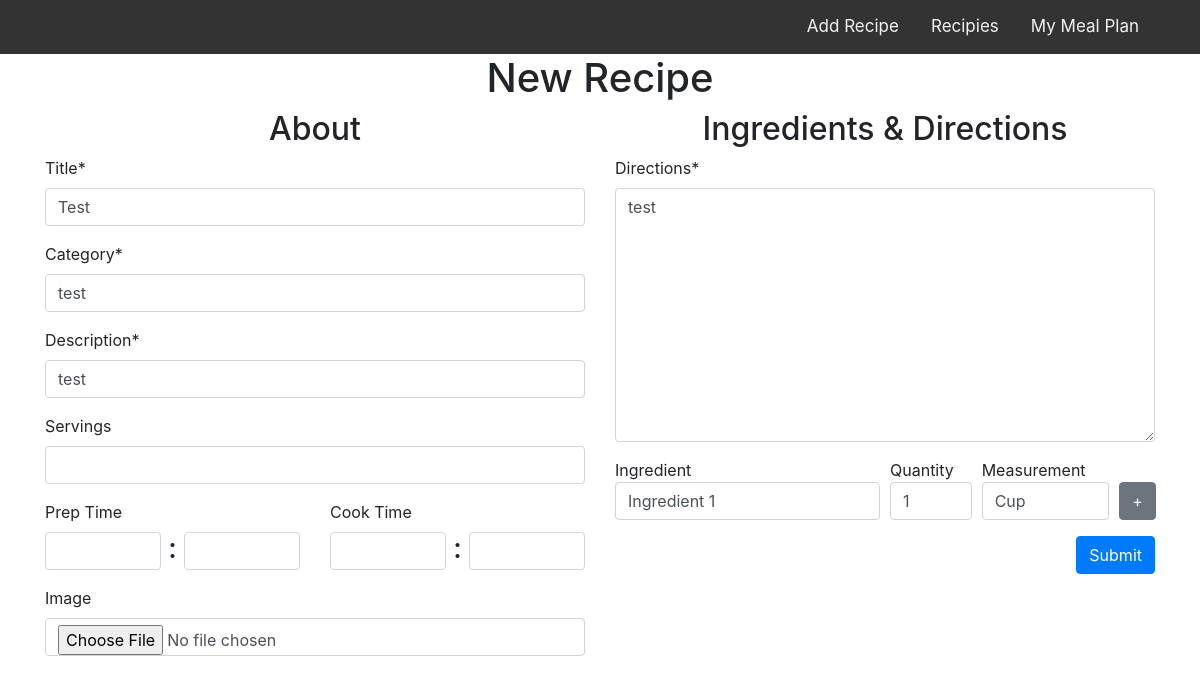
The app's page /recipe/21/update with its own data.
### meals/models.py (models this page shows)
class Recipes(models.Model):
    title = models.CharField(max_length=255)
    author = models.ForeignKey(User, on_delete=models.DO_NOTHING)
    url = models.URLField(blank=True, null=True)
    category = models.CharField(max_length=255)
    description = models.CharField(max_length=255)
    directions = models.TextField()
    prep_time_hr = models.IntegerField(blank=True, null=True)
    prep_time_min = models.IntegerField(blank=True, null=True)
    cook_time_hr = models.IntegerField(blank=True, null=True)
    cook_time_min = models.IntegerField(blank=True, null=True)
    total_time = models.IntegerField(blank=True, null=True)
    servings = models.CharField(max_length=255,blank=True, null=True)
    image = models.ImageField(upload_to='recipe_photos', null=True, blank=True)
    image_url = models.URLField(blank=True, null=True)

### meals/views.py (the view, shortened to what this page needs)
# urls.py: path('recipe/<int:pk>/update', views.RecipeUpdate.as_view(), name='recipe-update'),
class RecipeUpdate(View):
    def get(self, request, pk):
        recipe = get_object_or_404(Recipes, pk=pk)
        form = RecipeForm(instance=recipe)
        ingredients = RecipeIngredients.objects.filter(recipe=pk)
        IngredientFormSet = formset_factory(RecipeIngredientsForm, extra=0)
        formset = IngredientFormSet(initial=[{'ingredient': ingredient.ingredient.ingredient, 'quantity': ingredient.quantity.quantity ,'measurement': ingredient.measurement.measurement} for ingredient in ingredients])
        context = {'form': form, 'formset': formset}
        return render(request, 'meals/recipe_form.html', context)
        return HttpResponse('RecipeEdit')

### meals/forms.py
class RecipeForm(ModelForm):
    class Meta:
        model = Recipes
        fields = '__all__'
        exclude = ('author',)
    def __init__(self, *args, **kwargs):
        super().__init__(*args, **kwargs)
        self.helper = FormHelper(self)
        self.fields['prep_time_hr'].label = ""
        self.fields['prep_time_min'].label = ""
        self.fields['cook_time_hr'].label = ""
        self.fields['cook_time_min'].label = ""

### meals/templates/meals/recipe_form.html (shortened to what this page needs)
{% extends "base.html" %}
{% load crispy_forms_tags %}
{% block content %}
    <h1 class="text-center">New Recipe</h1>
    <form id="recipeform" method="POST" enctype="multipart/form-data">
        <div class="row">
            <div class="col">
                <h2 class="text-center">About</h2>
                {{ form.title | as_crispy_field }}
                {{ form.category | as_crispy_field }}
                {{ form.description | as_crispy_field }}
                {{ form.servings | as_crispy_field }}
                <div class="row">
                    <div class="col">
                        <label for="{{form.prep_time_hr.id_for_label}}">Prep Time</label>
                    </div>
                    <div class="col">
                        <label for="{{form.prep_time_hr.id_for_label}}">Cook Time</label>
                    </div>
                </div>
                <div class="row">
                    <div class="col-6">
                        <div class="d-flex">
                            <div class="d-inline-block"> {{ form.prep_time_hr | as_crispy_field }} </div>
                            <div class="d-inline-block"> <h3>&nbsp;:&nbsp;</h3></div>
                            <div class="d-inline-block"> {{ form.prep_time_min | as_crispy_field }} </div>
                        </div>
                    </div>
                    <div class="col-6">
                        <div class="d-flex">
                            <div class="d-inline-block"> {{ form.cook_time_hr | as_crispy_field }} </div>
                            <div class="d-inline-block"> <h3>&nbsp;:&nbsp;</h3></div>
                            <div class="d-inline-block"> {{ form.cook_time_min | as_crispy_field }} </div>
                        </div>
                    </div>
                </div>
                <div>
                    {{ form.image | as_crispy_field }}
                </div>
            </div>
            <div id="form-container" class="col">
                <h2 class="text-center">Ingredients & Directions</h2>
                {{ form.directions | as_crispy_field }}
                <div class="form-row">
                    <div class="col-6">
                        Ingredient
                    </div>
                    <div class="col-2">
                        Quantity
                    </div>
                    <div class="col-3">
                        Measurement
                    </div>
                </div>
                    {% for form in formset %}
                    <div class="ingredient-form form-row">
                        <div class="col-6">
                            {{ form.ingredient | as_crispy_field}}
                        </div>
                        <div class="col-2">
                            {{ form.quantity | as_crispy_field}}
                        </div>
                        <div class="col-3">
                            {{ form.measurement | as_crispy_field}}
                        </div>
                        <div class="col-1">
                            <button class="btn-secondary btn" id="add-form" type="button" onclick="addForm();">+</button>
                        </div>
                    </div>
                    {% endfor %}
                <div id="add-ingredient">
                    <button class="btn-primary btn float-right" type="submit">Submit</button>
                </div>
            </div>
        </div>
    </form>
{% endblock %}

### records on screen
Recipes: title "Test", category "test", description "test", directions "test"
